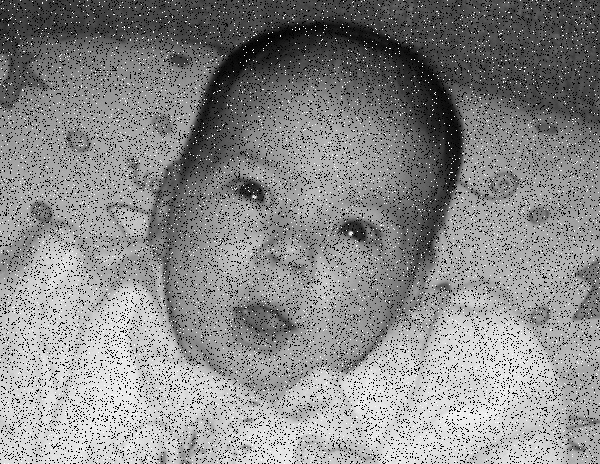
#> input picture assets/impulse.jpg, 600 x 464 px, found by its file name
$ python testing_pipeline.py
#> lines starting #> are read from the running program, lines starting #| are printed output that depends on the picture; after the words box and inside, x2 and y2 are one past the last pixel; in counts of white or black regions, pixels touching at a corner belong together
### preprocessing/watermark_removal.py
import cv2


class watermark_removal:

    def __init__(self, input_image):
        self.input_image = cv2.imread(input_image, cv2.IMREAD_GRAYSCALE)

    def output(self):
        watermark = cv2.medianBlur(self.input_image, 19)
        output = cv2.subtract(watermark, self.input_image)
        output = cv2.bitwise_not(output)

        return output

### preprocessing/noise_type_detector.py
import cv2


class noise_type_detector:

    # values calculated previously
    lower_gaussian = 96.04917198684099
    upper_gaussian = 326.5743861507359

    lower_impulse = 4039.43981828374
    upper_impulse = 8989.931753143906

    def __init__(self, input_image):
        """input_image = cv2.imread(img, cv2.IMREAD_GRAYSCALE)"""
        self.input_image = input_image

    @staticmethod
    def SDT_algorithm(img):
        histogram = cv2.calcHist([img], [0], None, [256], [0, 256])
        H = []
        for i in range(len(histogram)):
            H.append(histogram[i][0])

        D = []
        for i in range(len(H) - 1):
            D.append(H[i + 1] - H[i])

        NL1 = min(D)
        NL2 = max(D)

        distance = NL2 - NL1
        distance = (distance / (img.shape[0] * img.shape[1])) * 100000
        return distance

    def flag(self):
        gaussian_flag = 0
        impulse_flag = 0

        distance = noise_type_detector.SDT_algorithm(self.input_image)

        if noise_type_detector.lower_gaussian <= distance <= noise_type_detector.upper_gaussian:
            gaussian_flag = 1
        elif noise_type_detector.lower_impulse <= distance <= noise_type_detector.upper_impulse:
            impulse_flag = 1
        else:
            pass

        return gaussian_flag, impulse_flag

### preprocessing/noise_reduction_apply.py
import cv2
import math
import scipy.signal
import numpy as np
import statistics


class noise_reduction_apply:

    def __init__(self, input_image):
        """input_image = cv2.imread(path, cv2.IMREAD_GRAYSCALE)"""
        self.input_image = input_image

    # opencv gaussian blur
    def gaussian_blur(self):
        gaussian_blur = cv2.GaussianBlur(self.input_image, (5, 5), 0)
        return gaussian_blur

    # gaussian noise removal algorithm from paper
    # [78 lines left out: functions get_gaussian_noise_sd, paper_algo_gaussian_removal, not called in this run]

    def median_blur(self):
        median_blur = cv2.medianBlur(self.input_image, 3)
        return median_blur

    def thresholding(self):
        thresh = cv2.threshold(self.input_image, 0, 255,
                               cv2.THRESH_BINARY + cv2.THRESH_OTSU)[1]
        return thresh

### preprocessing/testing_pipeline.py
import cv2
from preprocessing.watermark_removal import watermark_removal
from preprocessing.noise_type_detector import noise_type_detector
from preprocessing.noise_reduction_apply import noise_reduction_apply

image = '/Users/veersingh/Desktop/Internship/data-extraction/assets/impulse.jpg'

# only to demonstrate median and gaussian detector
img = cv2.imread(image, cv2.IMREAD_GRAYSCALE)
#> img is the input picture: shape (464, 600); min 0, max 255, mean 137.6

# First remove the watermark or stain
watermark_removed = watermark_removal(image).output()
#> in output, `watermark = cv2.medianBlur(self.input_image, 19)`:
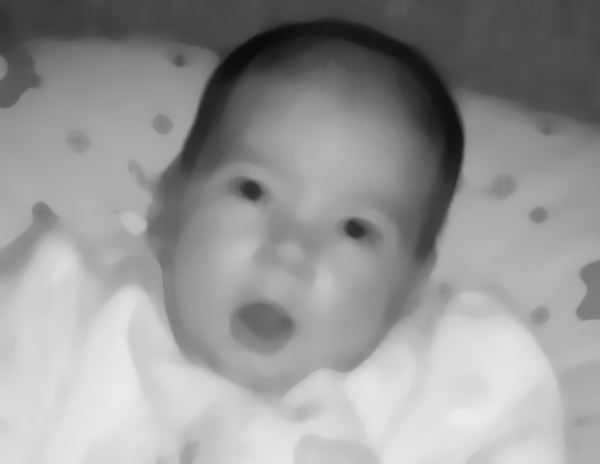
#> watermark: shape (464, 600); min 11, max 235, mean 150.1
#> in output, `output = cv2.subtract(watermark, self.input_image)`:
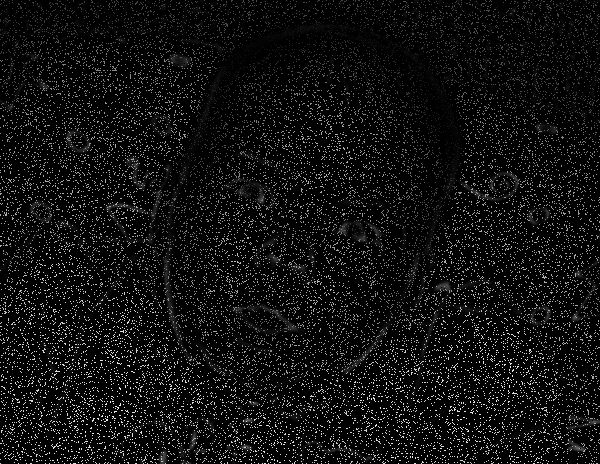
#> output: shape (464, 600); min 0, max 235, mean 16.8
#> in output, `output = cv2.bitwise_not(output)`:
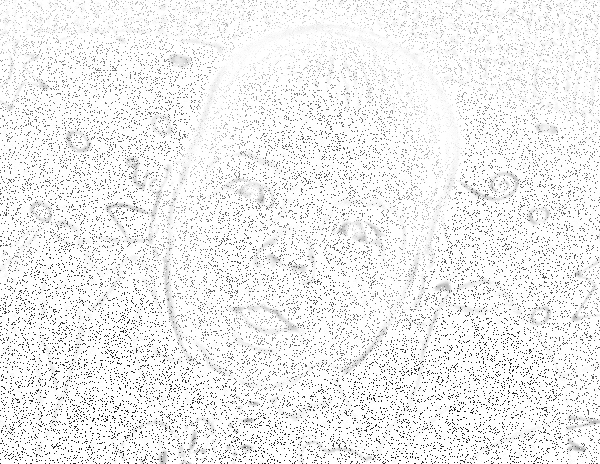
#> output: shape (464, 600); min 20, max 255, mean 238.2

# Second check for gaussian noise or impulse noise
gaussian_flag, impulse_flag = noise_type_detector(img).flag()
#> in SDT_algorithm, `histogram = cv2.calcHist([img], [0], None, [256], [0, 256])`: histogram = 256 values, max 17584 at index 0, min 0 at index 244, mean 1087.5
#> after the loop in SDT_algorithm, `for i in range(len(histogram)):`: H has the same summary as histogram
#> after the loop in SDT_algorithm, `for i in range(len(H) - 1):`: D = 255 values, max 2566 at index 254, min -12722 at index 0, mean -55.09
#> in SDT_algorithm, `NL1 = min(D)`: NL1 = -12722
#> in SDT_algorithm, `NL2 = max(D)`: NL2 = 2566
#> in SDT_algorithm, `distance = NL2 - NL1`: distance = 15288
#> in SDT_algorithm, `distance = (distance / (img.shape[0] * img.shape[1])) * 100000`: distance = 5491.4
#> gaussian_flag = 0; impulse_flag = 1
# gaussian_flag, impulse_flag = noise_type_detector(watermark_removed).flag()

# Third apply filter depending on the flag
if gaussian_flag == 1:
    third = noise_reduction_apply(img).gaussian_blur()
    # third = noise_reduction_apply(watermark_removed).gaussian_blur()
elif impulse_flag == 1:
    third = noise_reduction_apply(img).median_blur()
#> in median_blur, `median_blur = cv2.medianBlur(self.input_image, 3)`:
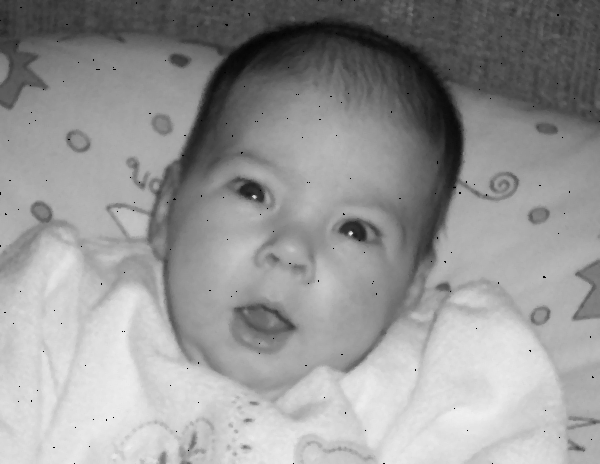
#> median_blur: shape (464, 600); min 0, max 240, mean 149.9
    # third = noise_reduction_apply(watermark_removed).median_blur()
else:
    third = img
    #third = watermark_removed

# Fourth apply thresholding
output = noise_reduction_apply(third).thresholding()
#> in thresholding, `thresh = cv2.threshold(self.input_image, 0, 255, cv2.THRESH_BINARY + c..`:
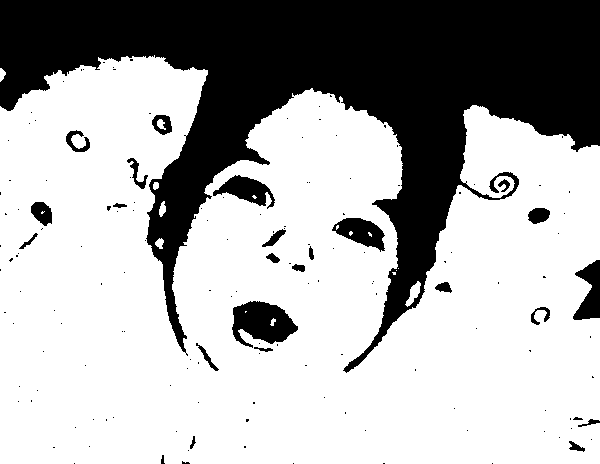
#> thresh: shape (464, 600); 68.4% white; 157 black regions (131 under 20 px), largest, box (x1, y1, x2, y2) and area: (0, 0, 600, 373) 80270, (232, 301, 298, 348) 1985, (332, 218, 385, 252) 999

cv2.imshow('Original Image', cv2.imread(image))
cv2.imshow('STEP 0', img)
cv2.imshow('STEP 3', third)
cv2.imshow('STEP 4', output)

cv2.waitKey(0)
cv2.destroyAllWindows()

$ run again, with assets/gauss.jpg copied over assets/impulse.jpg
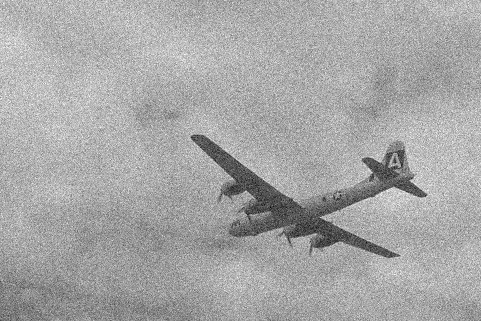
#> input picture assets/gauss.jpg, 481 x 321 px, found by its file name
#> img is the input picture: shape (321, 481); min 1, max 255, mean 166.7
#> in output, `output = cv2.bitwise_not(output)`:
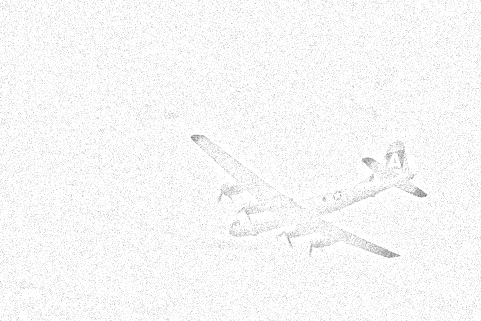
#> output: shape (321, 481); min 107, max 255, mean 247.5
#> histogram = 256 values, max 2736 at index 174, min 0 at index 0, mean 603.1
#> after the loop in SDT_algorithm, `for i in range(len(histogram)):`: H has the same summary as histogram
#> after the loop in SDT_algorithm, `for i in range(len(H) - 1):`: D = 255 values, max 192 at index 154, min -223 at index 190, mean 0.00392
#> NL1 = -223
#> NL2 = 192
#> in SDT_algorithm, `distance = NL2 - NL1`: distance = 415
#> in SDT_algorithm, `distance = (distance / (img.shape[0] * img.shape[1])) * 100000`: distance = 268.8
#> gaussian_flag = 1; impulse_flag = 0
#> in thresholding, `thresh = cv2.threshold(self.input_image, 0, 255, cv2.THRESH_BINARY + c..`:
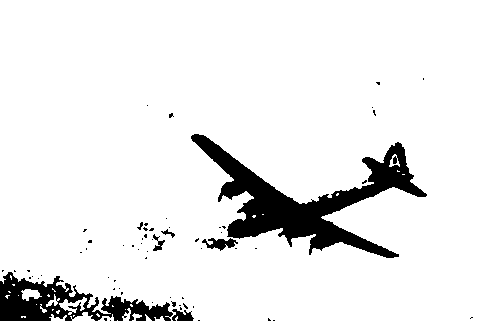
#> thresh: shape (321, 481); 91.4% white; 65 black regions (58 under 20 px), largest, box (x1, y1, x2, y2) and area: (191, 134, 427, 258) 8599, (0, 272, 173, 321) 3812, (202, 238, 238, 251) 242

$ run again, with assets/noise_red_test_img.jpg copied over assets/impulse.jpg
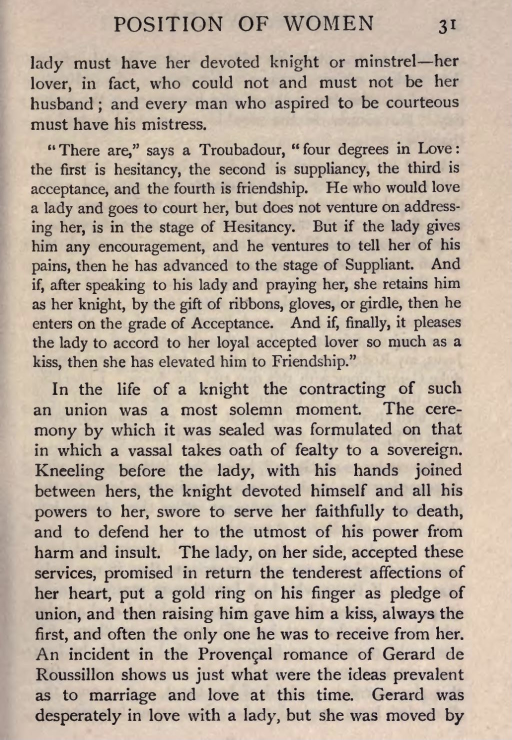
#> input picture assets/noise_red_test_img.jpg, 1023 x 1479 px, found by its file name (shown at 1/2 size)
#> in output, `output = cv2.bitwise_not(output)`:
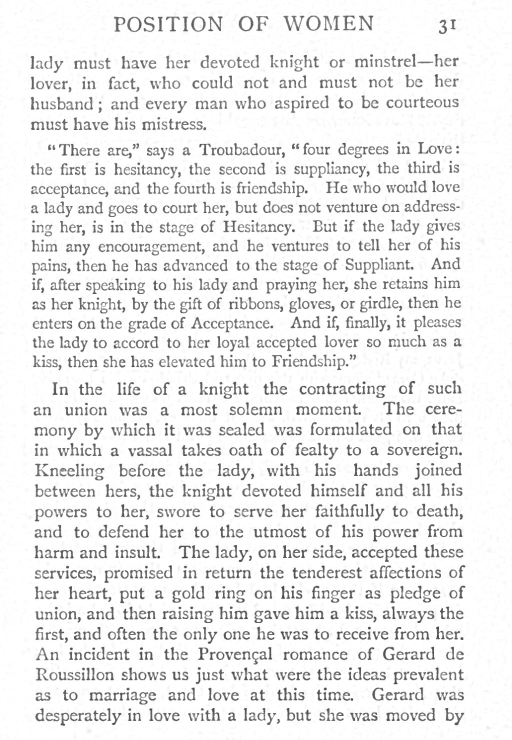
#> output: shape (1479, 1023) (shown at 1/2 size); min 52, max 255, mean 236.5
#> histogram = 256 values, max 52692 at index 198, min 0 at index 240, mean 5910.2
#> after the loop in SDT_algorithm, `for i in range(len(histogram)):`: H has the same summary as histogram
#> after the loop in SDT_algorithm, `for i in range(len(H) - 1):`: D = 255 values, max 4645 at index 193, min -5410 at index 213, mean -0.0118
#> NL1 = -5410
#> NL2 = 4645
#> in SDT_algorithm, `distance = NL2 - NL1`: distance = 10055
#> in SDT_algorithm, `distance = (distance / (img.shape[0] * img.shape[1])) * 100000`: distance = 664.6
#> gaussian_flag = 0
#> in thresholding, `thresh = cv2.threshold(self.input_image, 0, 255, cv2.THRESH_BINARY + c..`:
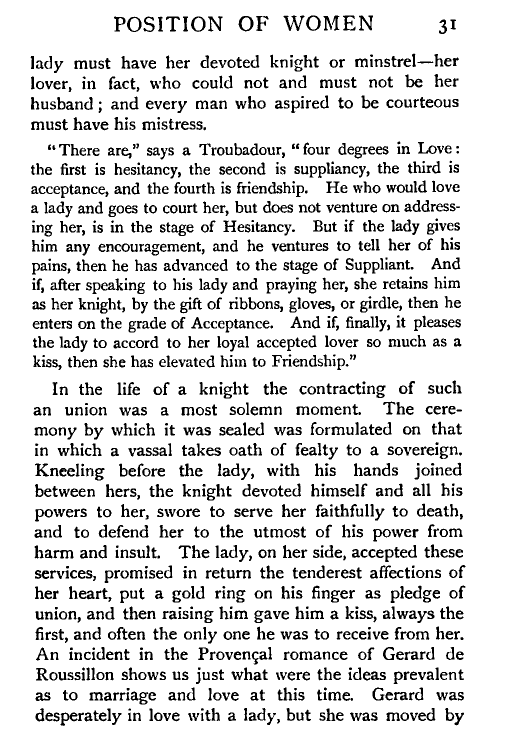
#> thresh: shape (1479, 1023) (shown at 1/2 size); 87% white; 1554 black regions (29 under 20 px), largest, box (x1, y1, x2, y2) and area: (567, 31, 609, 62) 432, (121, 1425, 155, 1452) 364, (477, 32, 507, 63) 362
